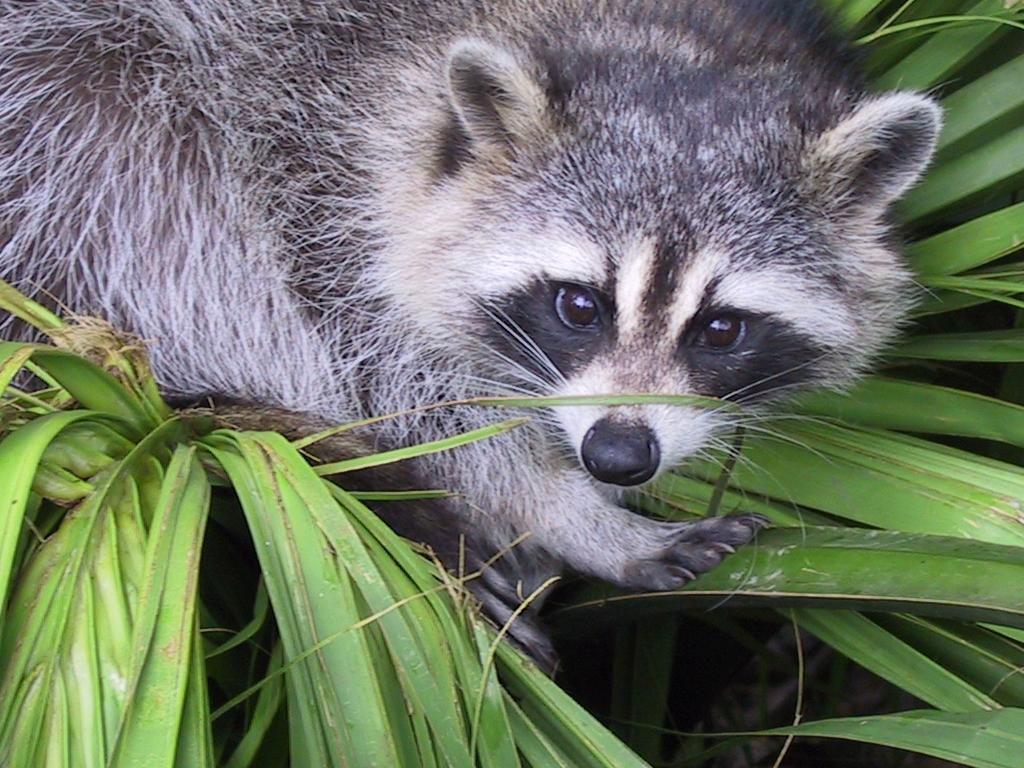
#> input picture python_1_array/ex04/animal.jpeg, 1024 x 768 px
$ python rotate.py
#> lines starting #> are read from the running program, lines starting #| are printed output that depends on the picture
### python_1_array/ex02/load_image.py
import cv2 as cv2


def ft_load(path: str):
#> called with path = 'animal.jpeg'
    try:
        image_bgr = cv2.imread(path)
#> image_bgr is the input picture: shape (768, 1024, 3); mean B, G, R 102.1, 117.7, 110.7
        image_rgb = cv2.cvtColor(image_bgr, cv2.COLOR_BGR2RGB)
        print(image_rgb.shape)
#| (768, 1024, 3)
        return (image_rgb)
    except Exception as err:
        print("Error:", err)

### python_1_array/ex04/rotate.py
from load_image import ft_load
import cv2 as cv2


def ft_crop(image_array):
    (x, y, z) = image_array.shape
#> x = 768; y = 1024; z = 3

    xoff = int(x / 2)
#> xoff = 384
    yoff = int(y / 2)
#> yoff = 512
    if xoff < 400:
        xoff = 400
    cropped_image = image_array[xoff - 400:xoff, yoff:yoff + 400, 0:1]
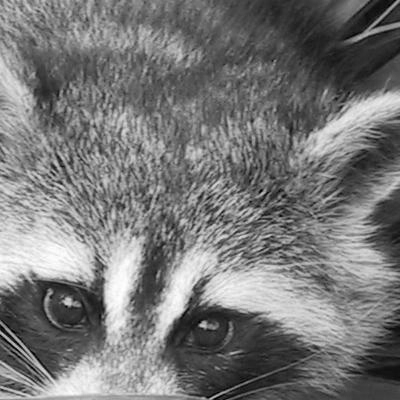
#> cropped_image: shape (400, 400, 1); min 0, max 255, mean 119.3
#> (printed output is left out)

    return (cropped_image)


def ft_rotate(image_array):
    return (cv2.transpose(image_array))
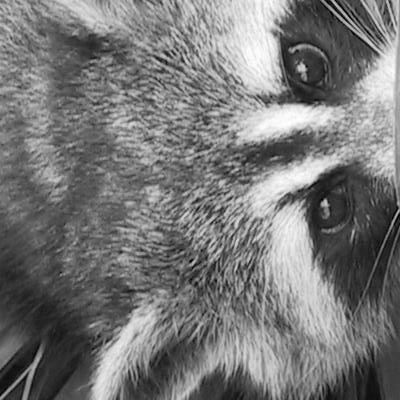
#> returned value: shape (400, 400); min 0, max 255, mean 119.3
    pass


if __name__ == "__main__":
    image_array = ft_load("animal.jpeg")
    # print(image_array)
    image_crop = ft_crop(image_array)
    print(image_crop)
    image_rotation = ft_rotate(image_crop)
    cv2.imshow('Zoomed', image_crop)

    cv2.imshow('Zoomed Image', image_rotation)
    cv2.waitKey(0)
    cv2.destroyAllWindows()

$ run again, with python_1_array/ex04/landscape.jpg copied over python_1_array/ex04/animal.jpeg
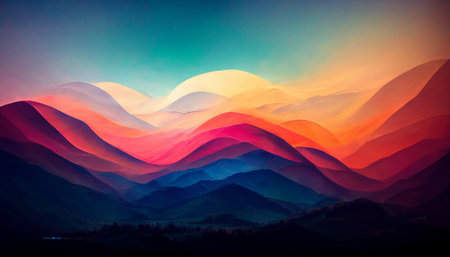
#> input picture python_1_array/ex04/landscape.jpg, 450 x 257 px
#> in ft_load, image_bgr is the input picture: shape (257, 450, 3); mean B, G, R 89.1, 79.1, 98.7
#| (257, 450, 3)
#> in ft_crop, `cropped_image = image_array[xoff - 400:xoff, yoff:yoff + 400, 0:1]`:
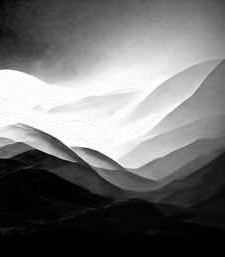
#> cropped_image: shape (257, 225, 1); min 0, max 255, mean 113.6
#> (printed output is left out)
#> in ft_rotate, `return (cv2.transpose(image_array))`:
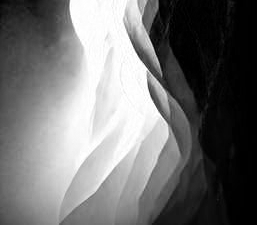
#> returned value: shape (225, 257); min 0, max 255, mean 113.6
